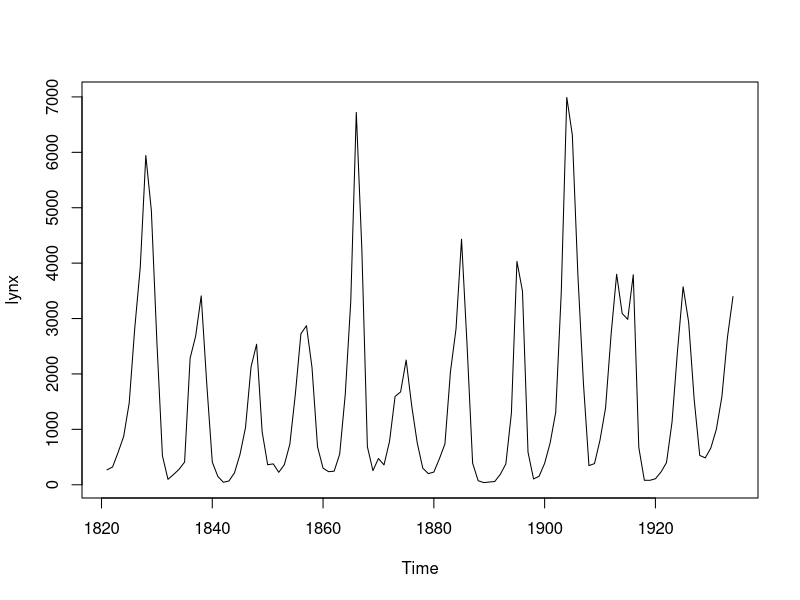
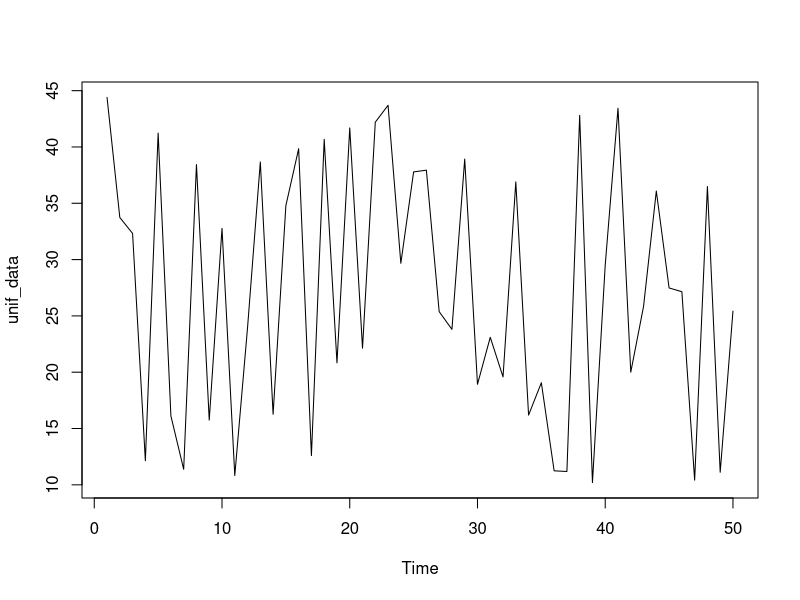
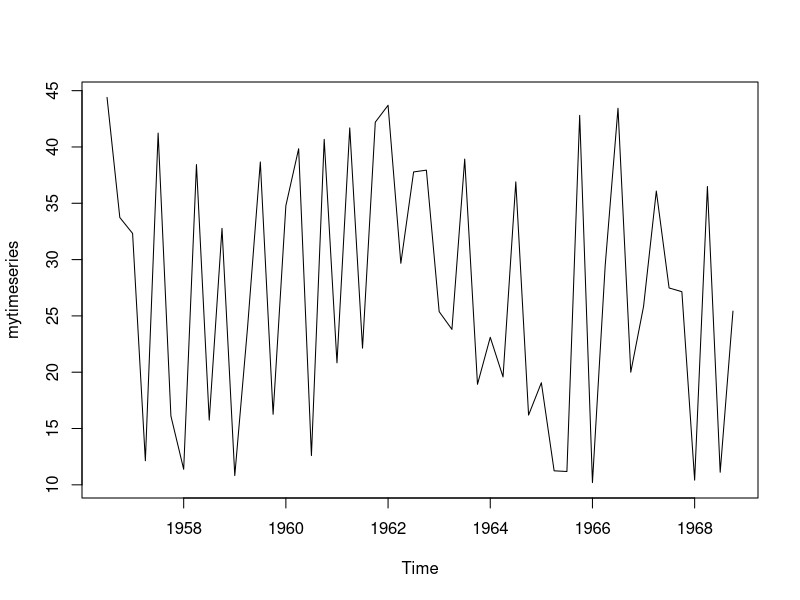
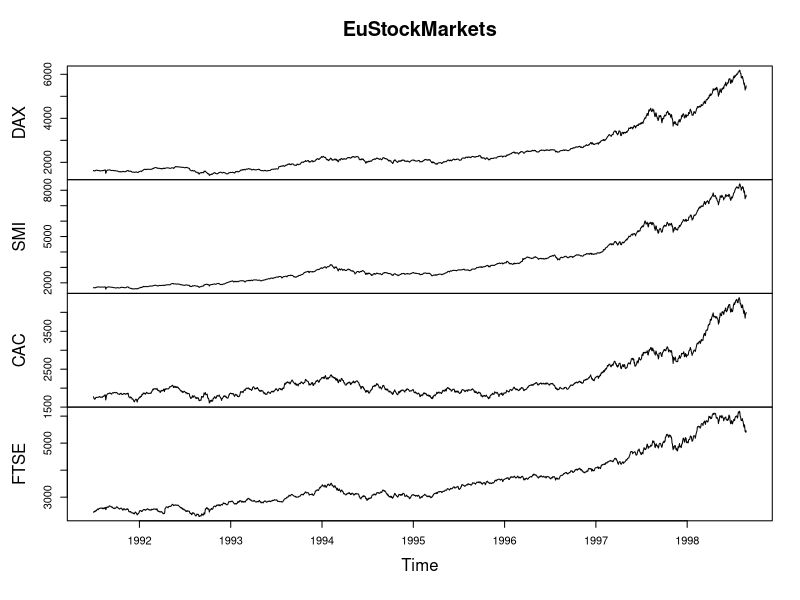
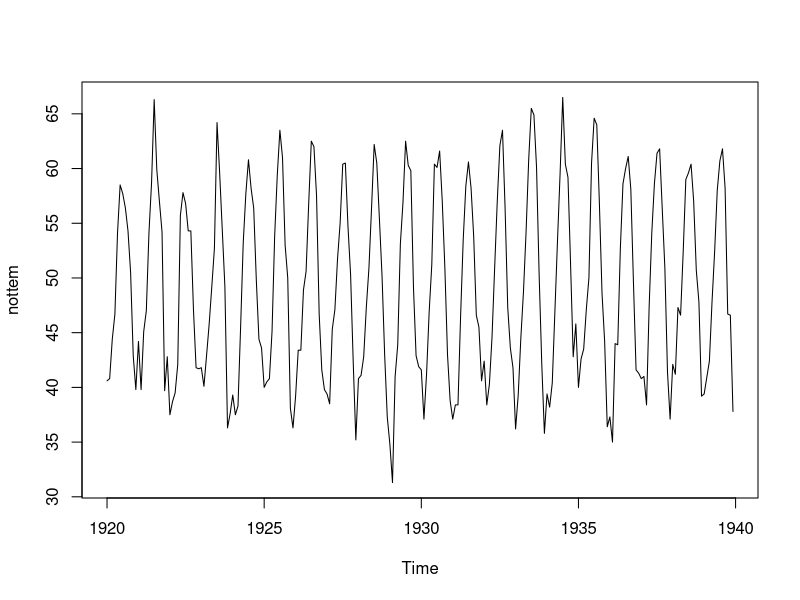
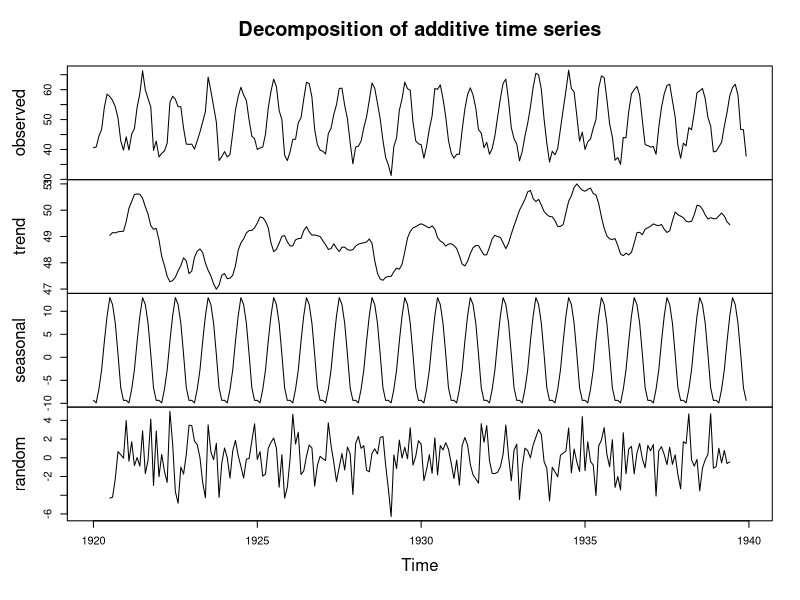
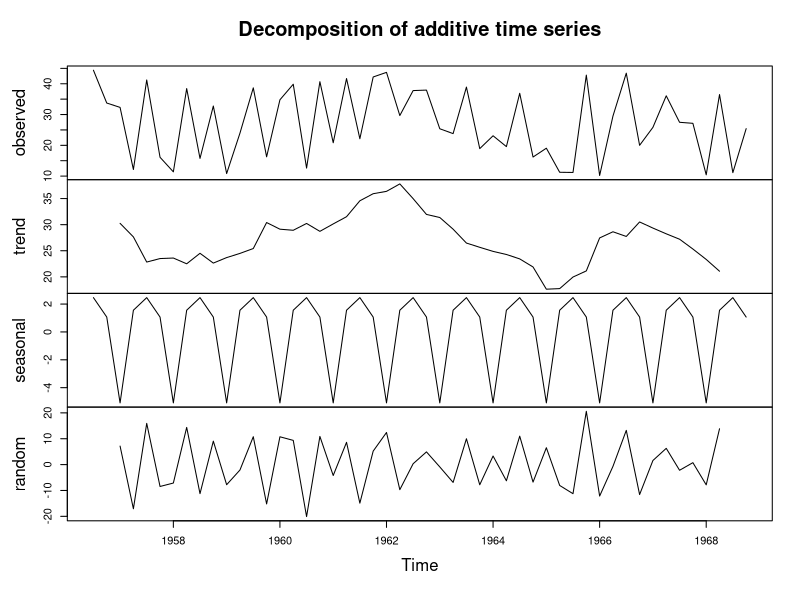

Recreate these plots in R, in order. (Note: this script raises an error after producing the figures.)
## Annual Lynx trappings in Canada - an yearly time Series dataset

head(lynx)

# extracting time stamps
time(lynx)

# how long is the dataset?
length(lynx)

plot(lynx)

mean(lynx)
median(lynx)

#identify median using sort function
sort(lynx)

# quantiles
quantile(lynx)

# deciles
quantile(lynx, prob = seq(0, 1, length = 11), type = 5)


## Preparing Class ts

# random uniform data between 10 and 45
unif_data = runif(n = 50, min = 10, max = 45)
plot.ts(unif_data)

# packing it into a quarterly time series; starting from 3rd quarter of 1956
mytimeseries = ts(data = unif_data, start = c(1956,3), frequency = 4)
plot(mytimeseries)
time(mytimeseries)
class(mytimeseries)

class(lynx)

# a typical mts dataset
class(EuStockMarkets)
head(EuStockMarkets)
plot(EuStockMarkets)

## ts plots

#nottem - a monthly data of temperature measurements in Nottingham
plot(nottem)
head(nottem)
time(nottem)

# decompose to single components
plot(decompose(nottem))
plot(decompose(mytimeseries))

# Are line plot best?
library(ggplot2)
nottem %>%
  ggplot(aes(x = time(nottem), y = 1)) +
  geom_tile(aes(fill = nottem)) +
  scale_fill_gradient2(
    low = "navy", mid = "yellow", high = "red", midpoint = 50
  ) +
  ylab("") + scale_y_discrete(expand = c(0, 0))


#plot(decompose(lynx))  #Error in decompose(lynx) : time series has no or less than 2 periods
my_ts = ts(data = unif_data, start = 1956, frequency = 1)
plot(decompose(my_ts)) #Error in decompose(my_ts) : time series has no or less than 2 periods


# time series of normally distributed data has no trend, constant mean and variance, and no autocorrelation => stationarity
plot.ts(rnorm(500))

#random walk - changing mean or varinace with a trend => so non-stationarity
plot.ts(cumsum(rnorm(500)))


# Seasonality plots
library(forecast)
ggseasonplot(nottem)




## How to create lags?

mytimeseries
laggedTS <- lag(mytimeseries, 3)
leadTS <- lag(mytimeseries, -3)


## Stationarity

test = ts(c(rnorm(100,2,1), rnorm(100,50,1)), start = 1)

plot(test)

plot(diff(test)) # make time series stationary


### Unit Root Tests - Tests for stationarity - Augmented Dickey Fuller (adf) test

x = rnorm(1000) # random normal data

library(tseries)
adf.test(x)
acf(x, lag.max = 20) 
pacf(x, lag.max = 20)
# acf and pacf plots are within 5% confidence intervals which indicates there is no autocorrelation

plot(nottem) # seasonal data
acf(nottem, lag.max = 20) 
pacf(nottem, lag.max = 20)
# there is a clear autocorrelation
adf.test(nottem)
# but stationarity can be achieved through differencing of lags as illustrated with adf test


plot(lynx)
acf(lynx, lag.max = 20) 
pacf(lynx, lag.max = 20)
# there is a clear autocorrelation
adf.test(lynx)
# but stationarity can be achieved through differencing of lags as illustrated with adf test



## Differencing
# 1 different section
test = ts(c(rnorm(100,2,1), rnorm(100,50,1)), start = 1)
plot(test)
plot(diff(test))

# 2 different sections
test = ts(c(rnorm(100,2,1), rnorm(100,50,1), rnorm(100,80,1)), start = 1)
plot(test)
plot(diff(test))



# Augmented Dickey Fuller Unit Root Tests
# ADF test removes autocorrelation and checks for stationarity

#Test on white noise
TT <- 100
wn <- rnorm(TT)  # white noise
plot.ts(wn)
adf.test(wn)   #Augmented DF
adf.test(wn, k=0) #Plain DF, no lags
acf(wn, lag.max = 20) 
pacf(wn, lag.max = 20) # no clear correlation


#Test on white noise with trend
intercept <- 1
wnt <- wn + 1:TT + intercept
plot.ts(wnt)
tseries::adf.test(wnt)
#The null hypothesis is still rejected. adf.test() uses a model that allows an intercept and trend.
tseries::adf.test(wnt, k=0)
acf(wnt, lag.max = 20) #highly correlated on the previous lag due to linear trend
pacf(wnt, lag.max = 20)



#Test on random walk (non-stationary)
rw <- cumsum(rnorm(TT))
plot.ts(rw)
tseries::adf.test(rw)
#The null hypothesis is NOT rejected as the p-value is greater than 0.05.
tseries::adf.test(rw, k = 0)
acf(rw, lag.max = 20) 
pacf(rw, lag.max = 20)


# Use differencing to make it stationary
plot.ts(diff(rw))
adf.test(diff(rw))
adf.test(diff(rw), k=0)


# Use log transformation or differencing or De-trending to achieve stationarity.

